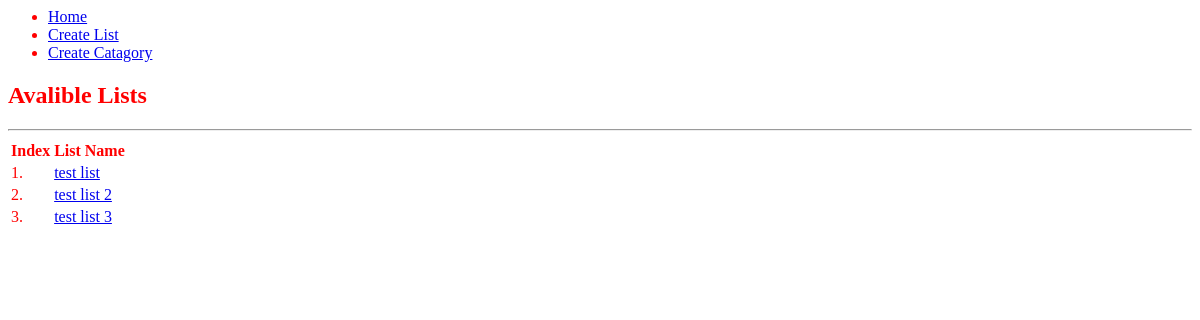
/, run on an earlier commit of the app's database.
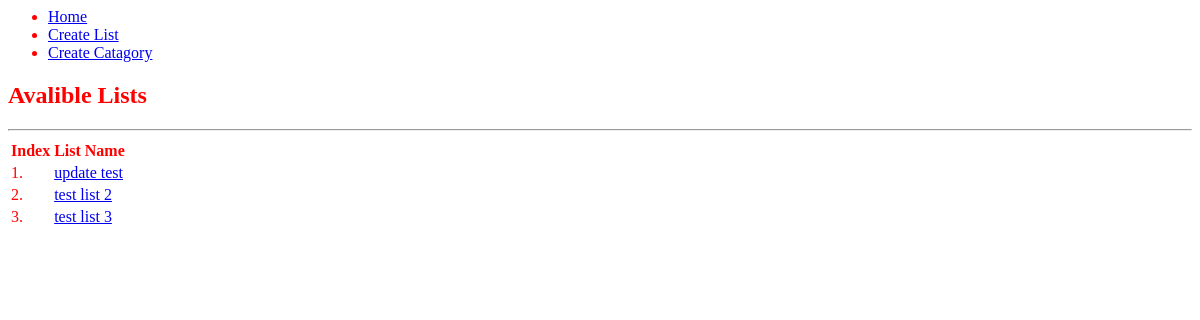
And on a later commit of the database.
### app.py (models this page shows, shortened)
class List(db.Model):
    id = db.Column(db.Integer, primary_key=True)
    name = db.Column(db.String(200), nullable=False)

### app.py (the view)
@app.route('/')
def index():
    all_lists = List.query.all()
    return render_template('index.html', all_lists = all_lists)

### templates/index.html (shortened to what this page needs)
{% extends 'base.html' %}
{% block body %}
<div>
    <h2>Avalible Lists</h2>
    <hr>
    <table>
        <thead>
            <th>Index</th>
            <th>List Name</th>
        </thead>
        {% for list in all_lists %}
            <tr>
                <td>{{ list.id }}.</td>
                <td><a href="/view_list/{{ list.id }}">{{ list.name }}</a></td>
            </tr>
        {% endfor %}
    </table>
</div>
{% endblock %}

What changed in the data, as far as the page shows it:
changed List id 1: name "test list" → "update test"
